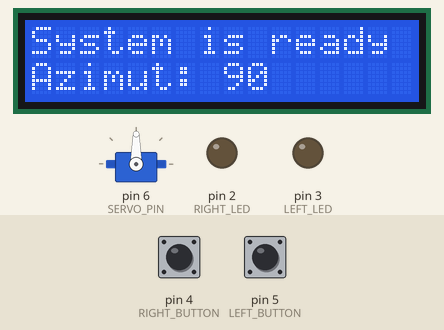
Recording of a sketch running on a simulated Arduino Uno, built with avr-gcc and run on an emulated ATmega328P. Shown: 16×2 character LCD, servo, output pins drawn as LEDs (lit = HIGH). Inputs (shaded band) come from the test bench; at power-on: pin 4 (RIGHT_BUTTON) LOW, pin 5 (LEFT_BUTTON) LOW.

Above: at 1.2 s.
1.3 s: pin 4 (RIGHT_BUTTON) pulled HIGH for 0.15 s
At 2.5 s:
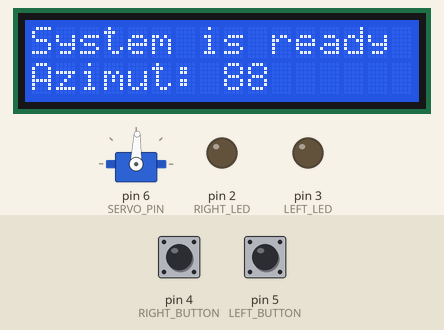
3.0 s: pin 5 (LEFT_BUTTON) pulled HIGH for 1 s
At 3.15 s:
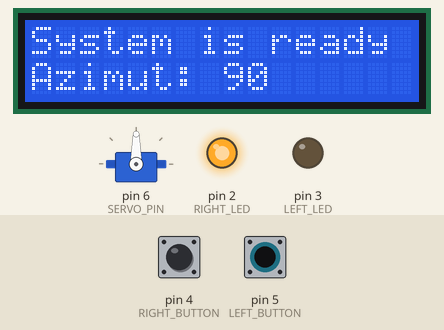
5.5 s: pin 5 (LEFT_BUTTON) pulled HIGH for 0.15 s
At 6.9 s:
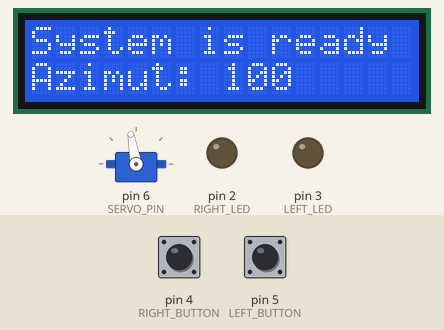
7.2 s: pin 4 (RIGHT_BUTTON) pulled HIGH for 3.2 s
At 11.6 s:
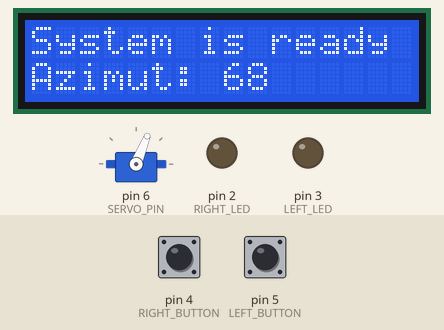
11.9 s: pin 4 (RIGHT_BUTTON) pulled HIGH for 1 s
At 13.6 s:
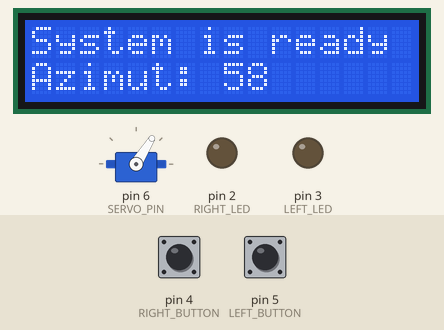
14.4 s: pin 4 (RIGHT_BUTTON) pulled HIGH for 3.2 s
At 18.3 s:
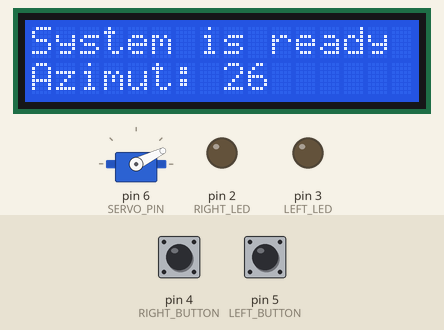
Timing chart, 0 to 19.8 s (numbered marks = the images above; inputs shaded):
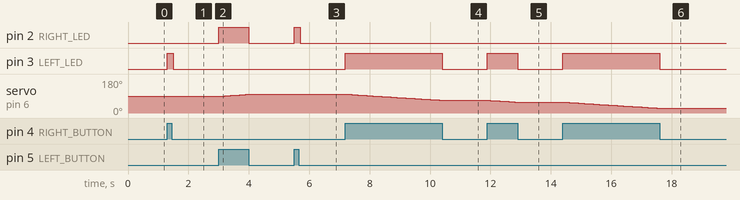

The sketch:

sketch_apr16a.ino
```cpp
#include <Servo.h>
#include <LiquidCrystal.h>


// --- Hardware Mapping and Constants ---
const byte LCD_RS = 12, LCD_EN = 11, LCD_D4 = 10, LCD_D5 = 9, LCD_D6 = 8, LCD_D7 = 7;
const byte LEFT_BUTTON = 5, RIGHT_BUTTON = 4;
const byte LEFT_LED = 3, RIGHT_LED = 2;
const byte SERVO_PIN = 6;

// --- System Configuration ---
const byte MIN_ANGLE = 0, MAX_ANGLE = 180;
const byte DEFAULT_ANGLE = 90;
// System fixed speed setting
const unsigned long UPDATE_INTERVAL = 100;

// --- Global Object and Variables ---
Servo servo;
LiquidCrystal lcd(LCD_RS, LCD_EN, LCD_D4, LCD_D5, LCD_D6, LCD_D7);

int servoPos = DEFAULT_ANGLE;
int lastPrintedPos = -1; // Set to -1 to force LCD to update on the first loop
bool limitReached = false;
unsigned long lastUpdateTime = 0; // Tracks time for the non-blocking timer

void setup() {
  lcd.begin(16, 2);
  lcd.print("System is ready");

  servo.attach(SERVO_PIN);
  servo.write(servoPos);

  pinMode(LEFT_BUTTON, INPUT);
  pinMode(RIGHT_BUTTON, INPUT);
  pinMode(RIGHT_LED, OUTPUT);
  pinMode(LEFT_LED, OUTPUT);
}

// function to handle the top status line efficiency
void updateStatus(bool isLimit) {
  // Only write to the LCD if the status has actually changed
  if (limitReached != isLimit) {
    limitReached = isLimit;
    lcd.setCursor(0, 0);
    if (limitReached) lcd.print("Limit reached! ");
    else lcd.print("System is ready ");
  }
}

// Function to handle the bottom azimuth line efficiency
void updateAzimuth() {
  // Only write to the LCD if the position has changed
  if (servoPos != lastPrintedPos) {
    lcd.setCursor(0, 1);
    lcd.print("Azimut: ");
    lcd.print(servoPos);
    lcd.print("     ");
    lastPrintedPos = servoPos;
  }
}

void loop() {
  // Get current uptime in ms
  unsigned long currentMillis = millis();

  // Non-blocking timer: executes the movement logic only every UPDATE_INTERVAL
  if (currentMillis - lastUpdateTime >= UPDATE_INTERVAL) {
    lastUpdateTime = currentMillis; // Reset timer

    // Read hardware inputs
    bool leftPressed = (digitalRead(LEFT_BUTTON) == LOW);
    bool rightPressed = (digitalRead(RIGHT_BUTTON) == LOW);
    bool hitEdge = false;

    // Left movement logic
    if (leftPressed && !rightPressed) {
      digitalWrite(LEFT_LED, HIGH);
      if (servoPos > MIN_ANGLE) servoPos--;
      else hitEdge = true; // Mark that we cannot move further
    } else {
      digitalWrite(LEFT_LED, LOW);
    }

    // Right movement logic (prevents action if both buttons are pressed)
    if (rightPressed && !leftPressed) {
      digitalWrite(RIGHT_LED, HIGH);
      if (servoPos < MAX_ANGLE) servoPos++;
      else hitEdge = true; // Mark that we cannot move further
    } else {
      digitalWrite(RIGHT_LED, LOW);
    }

    // Determine system status based on edge detection and user input
    if (hitEdge && (leftPressed || rightPressed)) updateStatus(true);
    else if (limitReached && !hitEdge) updateStatus(false);

    // Execute physical movement and update display
    servo.write(servoPos);
    updateAzimuth();
  }
}
```

Measured:
- after the input at 1.3 s, pin 3 (LEFT_LED): LOW → HIGH at once, → LOW 0.20 s later; servo on pin 6 (SERVO_PIN): 90° → 89° at once, → 88° 0.10 s later; the display: first changes at once (image 1 shows a later state)
- after the input at 3.0 s, pin 2 (RIGHT_LED): LOW → HIGH at once, → LOW 1.0 s later; servo on pin 6 (SERVO_PIN): moves from 88° to 98° over 0.90 s, starting at once; the display: first changes at once (image 2 shows a later state)
- after the input at 5.5 s, pin 2 (RIGHT_LED): LOW → HIGH at once, → LOW 0.20 s later; servo on pin 6 (SERVO_PIN): 98° → 99° at once, → 100° 0.10 s later; the display: first changes at once (image 3 shows a later state)
- after the input at 7.2 s, pin 3 (LEFT_LED): LOW → HIGH at once, → LOW 3.2 s later; servo on pin 6 (SERVO_PIN): moves from 100° to 68° over 3.1 s, starting at once; the display: first changes at once (image 4 shows a later state)
- after the input at 11.9 s, pin 3 (LEFT_LED): LOW → HIGH at once, → LOW 1.0 s later; servo on pin 6 (SERVO_PIN): moves from 68° to 58° over 0.90 s, starting at once; the display: first changes at once (image 5 shows a later state)
- after the input at 14.4 s, pin 3 (LEFT_LED): LOW → HIGH at once, → LOW 3.2 s later; servo on pin 6 (SERVO_PIN): moves from 58° to 26° over 3.1 s, starting at once; the display: first changes at once (image 6 shows a later state)
